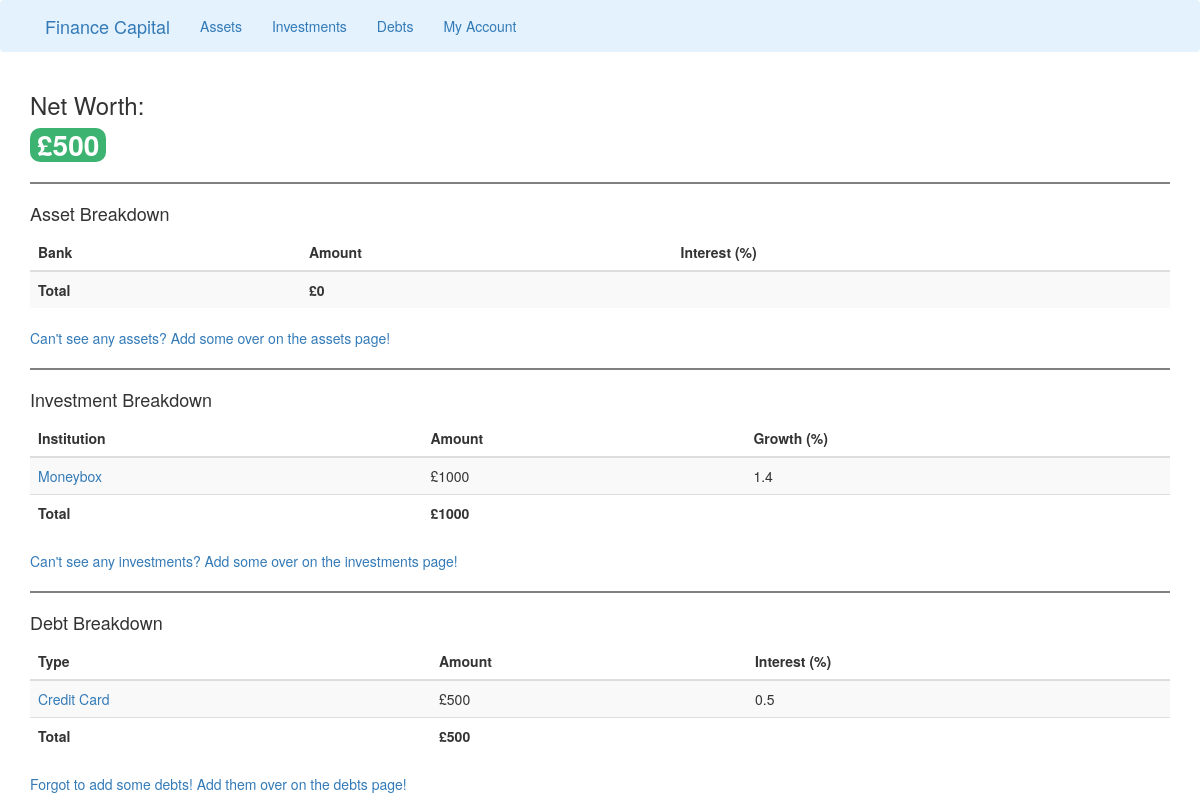
/account, run on an earlier commit of the app's database.
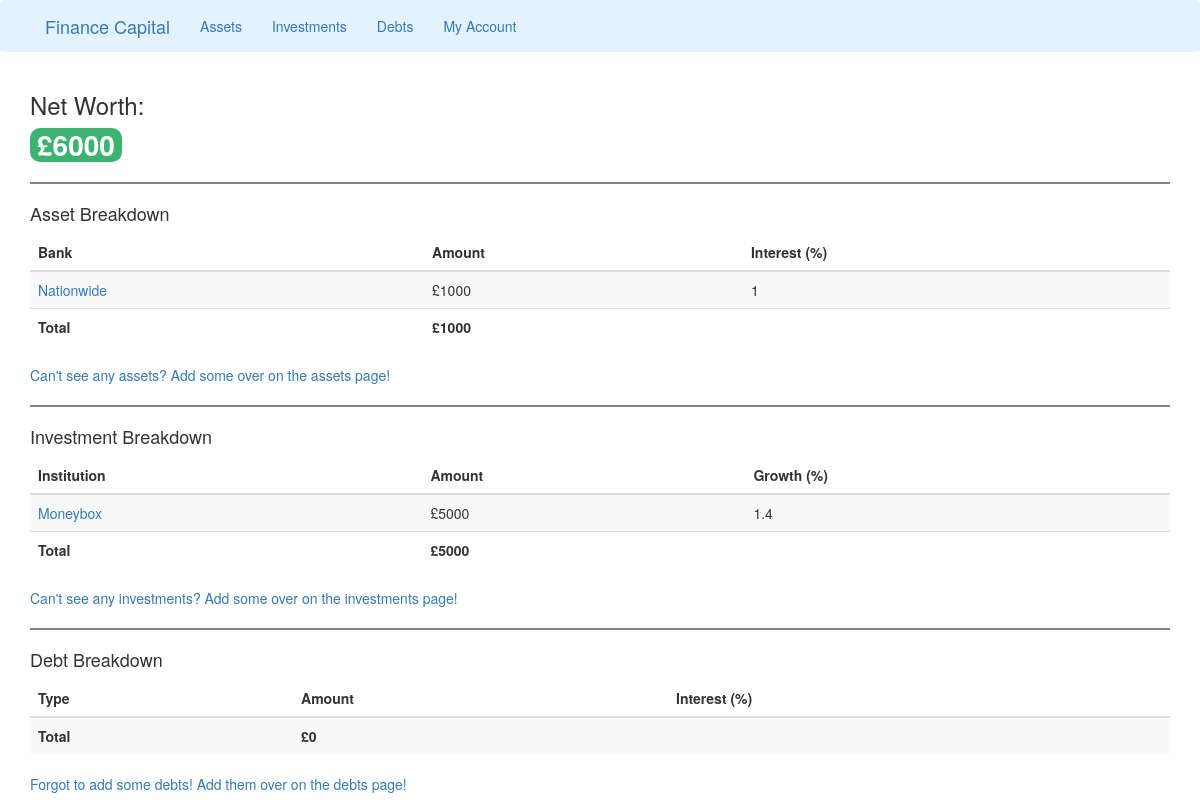
And on a later commit of the database.
### run.py (models this page shows, shortened)
class adding_investments(db.Model, UserMixin):
    id = db.Column(db.Integer, primary_key=True)
    institution = db.Column(db.String, nullable=False)
    amount = db.Column(db.Integer, nullable=False)
    growth = db.Column(db.Integer, nullable=False)

class adding_debts(db.Model, UserMixin):
    id = db.Column(db.Integer, primary_key=True)
    debt_type = db.Column(db.String, nullable=False)
    amount = db.Column(db.Integer, nullable=False)
    interest = db.Column(db.Integer, nullable=False)

class adding_assets(db.Model, UserMixin):
    id = db.Column(db.Integer, primary_key=True)
    bank = db.Column(db.String, nullable=False)
    amount = db.Column(db.Integer, nullable=False)
    interest = db.Column(db.Integer, nullable=False)

### run.py (the view)
@app.route('/account', methods=['GET', 'POST'])
def account():
    form_1 = adding_assets.query.all()
    form_2 = adding_investments.query.all()
    form_3 = adding_debts.query.all()
    result_1 = [r.amount for r in db.session.query(adding_assets).all()]
    total_assets = sum(result_1)
    result_2 = [r.amount for r in db.session.query(adding_investments).all()]
    total_investments = sum(result_2)
    result_3 = [r.amount for r in db.session.query(adding_debts).all()]
    total_debts = sum(result_3)
    net_worth = total_assets + total_investments - total_debts
    return render_template('account.html', title='Account', form_1=form_1, form_2=form_2, form_3=form_3,
                            total_assets=total_assets, total_investments=total_investments,
                            total_debts=total_debts, net_worth=net_worth)

### templates/account.html (shortened to what this page needs)
{% extends 'base.html' %}
{% block content %}
<link rel="stylesheet" href='run.py'>
<div class="container">
    <h3>Net Worth:</h3>
    {% if net_worth > 0 %}
        <span class="badge badge-info even-larger-badge" style="background-color:MediumSeaGreen;">£{{ net_worth }}</span>
    {% elif net_worth < 0  %}
        <span class="badge badge-info even-larger-badge" style="background-color:Tomato;">£{{ net_worth }}</span>
    {% else %}
        <span class="badge badge-info even-larger-badge">£0</span>
    {% endif %}
    <hr style="height:2px;border-width:0;color:gray;background-color:gray">
    <h4>Asset Breakdown</h4>
        <table class="table table-striped">
            <thead>
            <tr>
                <th>Bank</th>
                <th>Amount</th>
                <th>Interest (%)</th>
            </tr>
            </thead>
            <tbody>
            {% for asset in form_1 %}
            <tr>
                <td> <a href="{{ url_for('delete_asset', asset_id=asset.id) }}">{{ asset.bank }}</td>
                <td>£{{ asset.amount }}</td>
                <td>{{ asset.interest }}</td>
            </tr>
            {% endfor %}
            <tr>
                <th>Total</th>
                <th>£{{ total_assets }}</th>
                <th></th>
            </tr>
            </tbody>
        </table>
    <a href="{{ url_for('assets') }}">Can't see any assets? Add some over on the assets page!</a>
    <hr style="height:2px;border-width:0;color:gray;background-color:gray">
    <h4>Investment Breakdown</h4>
    <table class="table table-striped">
        <thead>
        <tr>
            <th>Institution</th>
            <th>Amount</th>
            <th>Growth (%)</th>
        </tr>
        </thead>
        <tbody>
        {% for investment in form_2 %}
        <tr>
            <td> <a href="{{ url_for('delete_investment', investment_id=investment.id) }}">{{ investment.institution }}</td>
            <td>£{{ investment.amount }}</td>
            <td>{{ investment.growth }}</td>
        </tr>
        {% endfor %}
        <tr>
            <th>Total</th>
            <th>£{{ total_investments }}</th>
            <th></th>
        </tr>
        </tbody>
    </table>
    <a href="{{ url_for('investments') }}">Can't see any investments? Add some over on the investments page!</a>
    <hr style="height:2px;border-width:0;color:gray;background-color:gray">
    <h4>Debt Breakdown</h4>
        <table class="table table-striped">
            <thead>
            <tr>
                <th>Type</th>
                <th>Amount</th>
                <th>Interest (%)</th>
            </tr>
            </thead>
            <tbody>
                {% for debt in form_3 %}
                <tr>
                    <td> <a href="{{ url_for('delete_debt', debt_id=debt.id) }}">{{ debt.debt_type }}</td>
                    <td>£{{ debt.amount }}</td>
                    <td>{{ debt.interest }}</td>
                </tr>
                {% endfor %}
                <tr>
                    <th>Total</th>
                    <th>£{{ total_debts }}</th>
                    <th></th>
                </tr>
            </tbody>
        </table>
    <a href="{{ url_for('debts') }}">Forgot to add some debts! Add them over on the debts page!</a>
</div>
{% endblock content %}

### templates/base.html (shortened to what this page needs)
<!DOCTYPE html>
<html lang="en">
<head>
  <link rel="stylesheet" href="https://maxcdn.bootstrapcdn.com/bootstrap/3.4.1/css/bootstrap.min.css">
</head>
<html>
<body>
    <nav>
    <div class="navbar navbar-light" style="background-color: #e3f2fd;">
        <div class='container'>
        <div class="container-fluid">
            <div class="navbar-header">
                <a class="navbar-brand" href="{{ url_for('home') }}">Finance Capital</a>
            </div>
            <ul class="nav navbar-nav">
                <li><a href="{{ url_for('assets') }}">Assets</a></li>
                <li><a href="{{ url_for('investments') }}">Investments</a></li>
                <li><a href="{{ url_for('debts') }}">Debts</a></li>
                <li><a href="{{ url_for('account') }}">My Account</a></li>
            </ul>
        </div>
        </div>
    </div>
    </nav>
    {% block content %}
    {% endblock %}
</body>
</html>

### templates/account.html (style rules this page uses)
.even-larger-badge { font-size: 2.0em; }

What changed in the data, as far as the page shows it:
removed adding_debts: debt_type "Credit Card", amount "500", interest "0.5"
added adding_assets: bank "Nationwide", amount "1000", interest "1"
changed adding_investments "Moneybox": amount "1000" → "5000"
Also different on the page:
{{ net_worth }}: "500" → "6000"
{{ total_assets }}: "0" → "1000"
{{ total_investments }}: "1000" → "5000"
{{ total_debts }}: "500" → "0"
